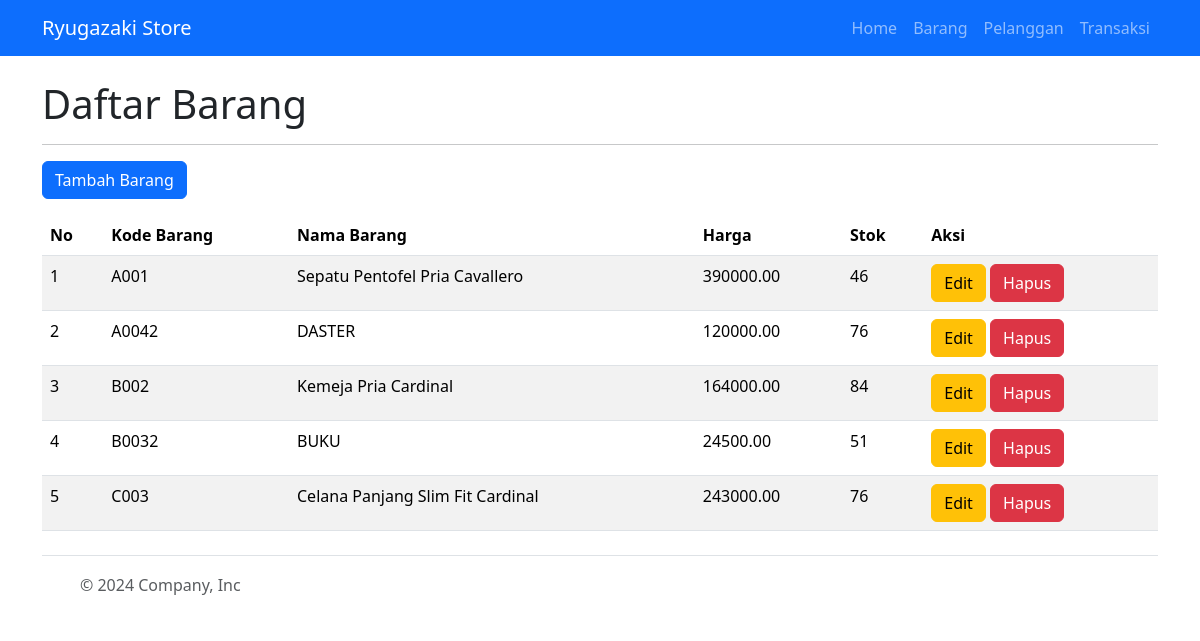
The app's page /index.php?page=barang with its own data.
### tables this page shows
CREATE TABLE `barang` (
  `kode_barang` char(10) NOT NULL,
  `nama_barang` varchar(100) DEFAULT NULL,
  `harga` decimal(10,2) DEFAULT NULL,
  `stok` int(11) DEFAULT NULL
);

### app/models/Barang.php (called while the page is built, shortened)
<?php
class Barang {
    private $db;
    public function __construct($db) {
        $this->db = $db;
    }
    public function tampilBarang() {
        $stmt = $this->db->prepare("SELECT kode_barang, nama_barang, harga, stok FROM barang");
        $stmt->execute();
        return $stmt->fetchAll(PDO::FETCH_ASSOC);
    }
}
?>

### app/views/Barang/BarangListView.php (the view, shortened to what this page needs)
<?php include 'app/views/layout/Header.php'; ?>
<!DOCTYPE html>
<html lang="en">
<head>
    <link href="https://cdn.jsdelivr.net/npm/bootstrap@5.3.3/dist/css/bootstrap.min.css" rel="stylesheet">
</head>
<body>
    <div class="container">
        <br><h1>Daftar Barang</h1><hr>
        <a href="index.php?page=barang&action=addBarang" class="btn btn-primary mb-3">Tambah Barang</a>
        <table class="table table-striped">
            <thead>
                <tr>
                    <th>No</th>
                    <th>Kode Barang</th>
                    <th>Nama Barang</th>
                    <th>Harga</th>
                    <th>Stok</th>
                    <th>Aksi</th>
                </tr>
            </thead>
            <tbody>
            <?php if (!empty($barang) && is_array($barang)): ?>
                <?php $no = 1; ?>
                <?php foreach ($barang as $item): ?>
                    <tr>
                        <td><?= $no++; ?></td>
                        <td><?= htmlspecialchars($item['kode_barang']); ?></td>
                        <td><?= htmlspecialchars($item['nama_barang']); ?></td>
                        <td><?= htmlspecialchars($item['harga']); ?></td>
                        <td><?= htmlspecialchars($item['stok']); ?></td>
                        <td>
                            <a href="?page=barang&action=edit&kode_barang=<?= $item['kode_barang'] ?>" class="btn btn-warning">Edit</a>
                            <a href="?page=barang&action=delete&kode_barang=<?= $item['kode_barang']; ?>" class="btn btn-danger"
                            onclick="return confirm('Apakah Anda yakin ingin menghapus data Barang <?= htmlspecialchars($item['nama_barang']); ?> ini?')">Hapus</a>
                        </td>
                    </tr>
                <?php endforeach; ?>
            <?php else: ?>
                <tr><td colspan="6">Tidak ada data barang.</td></tr>
            <?php endif; ?>
            </tbody>
        </table>
    </div>
</body>
</html>
<?php include 'app/views/layout/Footer.php'; ?>

### index.php (shortened to what this page needs)
<?php
require_once 'app/controllers/BarangController.php';
require_once 'app/models/Barang.php';
$dbConnection = getDBConnection();
$page = isset($_GET['page']) ? $_GET['page'] : 'home';
$action = isset($_GET['action']) ? $_GET['action'] : 'index';
switch ($page) {
    case 'barang':
        $controller = new BarangController($dbConnection);
        break;
}
if (method_exists($controller, $action)) {
    $controller->$action();
} else {
    echo "Error: Action '$action' not found.";
}

### app/controllers/BarangController.php (shortened to what this page needs)
<?php
require_once 'app/models/Barang.php';
class BarangController {
    private $barangModel;
    public function __construct($dbConnection) {
        $this->barangModel = new Barang($dbConnection);
    }
    public function index() {
        $kodeBarang = isset($_GET['kode_barang']) ? $_GET['kode_barang'] : null;
        if ($kodeBarang) {
            $barang = $this->barangModel->getBarangByKode($kodeBarang);
            include_once 'app/views/Barang/BarangDetailView.php';
        } else {
            $barang = $this->barangModel->tampilBarang();
            include_once 'app/views/Barang/BarangListView.php';
        }
    }
}

### app/views/layout/Header.php (shortened to what this page needs)
<!DOCTYPE html>
<html lang="en">
<head>
    <link href="https://cdn.jsdelivr.net/npm/bootstrap@5.3.3/dist/css/bootstrap.min.css" rel="stylesheet">
</head>
<body>
    <nav class="navbar navbar-expand-lg navbar-dark bg-primary  ">
        <div class="container">
            <a class="navbar-brand " href="index.php">Ryugazaki Store</a>
            <div class="navbar-nav">
                <ul class="navbar-nav">
                    <li class="nav-item">
                        <a class="nav-link" href="index.php?page=home">Home</a>
                    </li>
                    <li class="nav-item">
                        <a class="nav-link" href="index.php?page=barang">Barang</a>
                    </li>
                    <li class="nav-item">
                        <a class="nav-link" href="index.php?page=pelanggan">Pelanggan</a>
                    </li>
                    <li class="nav-item">
                        <a class="nav-link" href="index.php?page=transaksi">Transaksi</a>
                    </li>
                </ul>
            </div>
        </div>
    </nav>

### app/views/layout/Footer.php
    <div class="container">
        <footer class="d-flex flex-wrap justify-content-between align-items-center py-3 my-4 border-top">
            <div class="col-md-4 d-flex align-items-center">
            <a href="/" class="mb-3 me-2 mb-md-0 text-body-secondary text-decoration-none lh-1">
                <svg class="bi" width="30" height="24"><use xlink:href="#bootstrap"></use></svg>
            </a>
            <span class="mb-3 mb-md-0 text-body-secondary">© 2024 Company, Inc</span>
            </div>
            <ul class="nav col-md-4 justify-content-end list-unstyled d-flex">
            <li class="ms-3"><a class="text-body-secondary" href="#"><svg class="bi" width="24" height="24"><use xlink:href="#twitter"></use></svg></a></li>
            <li class="ms-3"><a class="text-body-secondary" href="#"><svg class="bi" width="24" height="24"><use xlink:href="#instagram"></use></svg></a></li>
            <li class="ms-3"><a class="text-body-secondary" href="#"><svg class="bi" width="24" height="24"><use xlink:href="#facebook"></use></svg></a></li>
            </ul>
        </footer>
    </div>
</body>
</html>

### records on screen
barang: kode_barang "A001", nama_barang "Sepatu Pentofel Pria Cavallero", harga "390000.00", stok "46"
barang: kode_barang "A0042", nama_barang "DASTER", harga "120000.00", stok "76"
barang: kode_barang "B002", nama_barang "Kemeja Pria Cardinal", harga "164000.00", stok "84"
barang: kode_barang "B0032", nama_barang "BUKU", harga "24500.00", stok "51"
barang: kode_barang "C003", nama_barang "Celana Panjang Slim Fit Cardinal", harga "243000.00", stok "76"
